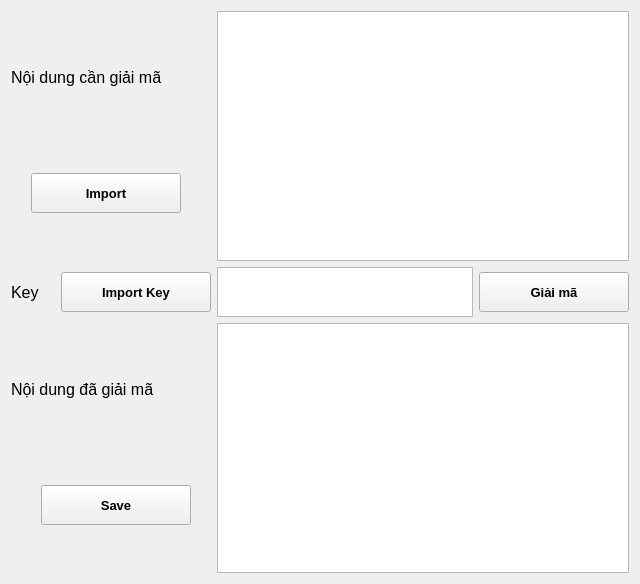
            <widget class="QWidget" name="GiaiMaCoKey">
             <layout class="QGridLayout" name="gridLayout_10">
              <item row="0" column="0">
               <layout class="QGridLayout" name="gridLayout_25">
                <property name="verticalSpacing">
                 <number>30</number>
                </property>
                <item row="0" column="0">
                 <widget class="QLabel" name="label_19">
                  <property name="minimumSize">
                   <size>
                    <width>200</width>
                    <height>40</height>
                   </size>
                  </property>
                  <property name="maximumSize">
                   <size>
                    <width>200</width>
                    <height>40</height>
                   </size>
                  </property>
                  <property name="font">
                   <font>
                    <pointsize>12</pointsize>
                   </font>
                  </property>
                  <property name="text">
                   <string>Nội dung cần giải mã</string>
                  </property>
                 </widget>
                </item>
                <item row="1" column="0">
                 <widget class="QWidget" name="widget_14" native="true">
                  <property name="minimumSize">
                   <size>
                    <width>200</width>
                    <height>40</height>
                   </size>
                  </property>
                  <property name="maximumSize">
                   <size>
                    <width>200</width>
                    <height>40</height>
                   </size>
                  </property>
                  <widget class="QPushButton" name="btn_Import_GM_K">
                   <property name="geometry">
                    <rect>
                     <x>20</x>
                     <y>0</y>
                     <width>150</width>
                     <height>40</height>
                    </rect>
                   </property>
                   <property name="minimumSize">
                    <size>
                     <width>150</width>
                     <height>40</height>
                    </size>
                   </property>
                   <property name="maximumSize">
                    <size>
                     <width>150</width>
                     <height>16777215</height>
                    </size>
                   </property>
                   <property name="font">
                    <font>
                     <pointsize>10</pointsize>
                     <weight>75</weight>
                     <bold>true</bold>
                    </font>
                   </property>
                   <property name="cursor">
                    <cursorShape>PointingHandCursor</cursorShape>
                   </property>
                   <property name="text">
                    <string>Import</string>
                   </property>
                   <property name="icon">
                    <iconset resource="resource.qrc">
                     <normaloff>:/icon/icon/icons8-import-file-64.png</normaloff>:/icon/icon/icons8-import-file-64.png</iconset>
                   </property>
                  </widget>
                 </widget>
                </item>
               </layout>
              </item>
              <item row="0" column="1">
               <widget class="QTextEdit" name="txt_Cyphertext_GM_K">
                <property name="minimumSize">
                 <size>
                  <width>400</width>
                  <height>250</height>
                 </size>
                </property>
                <property name="font">
                 <font>
                  <pointsize>9</pointsize>
                 </font>
                </property>
                <property name="placeholderText">
                 <string/>
                </property>
               </widget>
              </item>
              <item row="1" column="0">
               <layout class="QHBoxLayout" name="horizontalLayout_5">
                <property name="spacing">
                 <number>0</number>
                </property>
                <item>
                 <widget class="QLabel" name="label_20">
                  <property name="minimumSize">
                   <size>
                    <width>50</width>
                    <height>40</height>
                   </size>
                  </property>
                  <property name="maximumSize">
                   <size>
                    <width>200</width>
                    <height>40</height>
                   </size>
                  </property>
                  <property name="font">
                   <font>
                    <pointsize>12</pointsize>
                   </font>
                  </property>
                  <property name="text">
                   <string>Key</string>
                  </property>
                 </widget>
                </item>
                <item>
                 <widget class="QPushButton" name="btn_Import_GM_K_Key">
                  <property name="minimumSize">
                   <size>
                    <width>150</width>
                    <height>40</height>
                   </size>
                  </property>
                  <property name="maximumSize">
                   <size>
                    <width>150</width>
                    <height>16777215</height>
                   </size>
                  </property>
                  <property name="font">
                   <font>
                    <pointsize>10</pointsize>
                    <weight>75</weight>
                    <bold>true</bold>
                   </font>
                  </property>
                  <property name="cursor">
                   <cursorShape>PointingHandCursor</cursorShape>
                  </property>
                  <property name="text">
                   <string>Import Key</string>
                  </property>
                  <property name="icon">
                   <iconset resource="resource.qrc">
                    <normaloff>:/icon/icon/icons8-key-64.png</normaloff>:/icon/icon/icons8-key-64.png</iconset>
                  </property>
                 </widget>
                </item>
               </layout>
              </item>
              <item row="1" column="1">
               <layout class="QHBoxLayout" name="horizontalLayout_8">
                <item>
                 <widget class="QTextEdit" name="txt_Key_GM_K">
                  <property name="minimumSize">
                   <size>
                    <width>250</width>
                    <height>50</height>
                   </size>
                  </property>
                  <property name="maximumSize">
                   <size>
                    <width>16777215</width>
                    <height>50</height>
                   </size>
                  </property>
                  <property name="font">
                   <font>
                    <pointsize>9</pointsize>
                   </font>
                  </property>
                 </widget>
                </item>
                <item>
                 <widget class="QPushButton" name="btn_GM_K">
                  <property name="minimumSize">
                   <size>
                    <width>150</width>
                    <height>40</height>
                   </size>
                  </property>
                  <property name="maximumSize">
                   <size>
                    <width>150</width>
                    <height>16777215</height>
                   </size>
                  </property>
                  <property name="font">
                   <font>
                    <pointsize>10</pointsize>
                    <weight>75</weight>
                    <bold>true</bold>
                   </font>
                  </property>
                  <property name="cursor">
                   <cursorShape>PointingHandCursor</cursorShape>
                  </property>
                  <property name="text">
                   <string>Giải mã</string>
                  </property>
                 </widget>
                </item>
               </layout>
              </item>
              <item row="2" column="0">
               <layout class="QGridLayout" name="gridLayout_24">
                <property name="verticalSpacing">
                 <number>30</number>
                </property>
                <item row="0" column="0">
                 <widget class="QLabel" name="label_18">
                  <property name="minimumSize">
                   <size>
                    <width>200</width>
                    <height>40</height>
                   </size>
                  </property>
                  <property name="maximumSize">
                   <size>
                    <width>200</width>
                    <height>40</height>
                   </size>
                  </property>
                  <property name="font">
                   <font>
                    <pointsize>12</pointsize>
                   </font>
                  </property>
                  <property name="text">
                   <string>Nội dung đã giải mã</string>
                  </property>
                 </widget>
                </item>
                <item row="1" column="0">
                 <widget class="QWidget" name="widget_13" native="true">
                  <property name="minimumSize">
                   <size>
                    <width>200</width>
                    <height>40</height>
                   </size>
                  </property>
                  <property name="maximumSize">
                   <size>
                    <width>200</width>
                    <height>40</height>
                   </size>
                  </property>
                  <widget class="QPushButton" name="btn_Save_GM_K">
                   <property name="geometry">
                    <rect>
                     <x>30</x>
                     <y>0</y>
                     <width>150</width>
                     <height>40</height>
                    </rect>
                   </property>
                   <property name="minimumSize">
                    <size>
                     <width>150</width>
                     <height>40</height>
                    </size>
                   </property>
                   <property name="maximumSize">
                    <size>
                     <width>150</width>
                     <height>16777215</height>
                    </size>
                   </property>
                   <property name="font">
                    <font>
                     <pointsize>10</pointsize>
                     <weight>75</weight>
                     <bold>true</bold>
                    </font>
                   </property>
                   <property name="cursor">
                    <cursorShape>PointingHandCursor</cursorShape>
                   </property>
                   <property name="text">
                    <string>Save</string>
                   </property>
                   <property name="icon">
                    <iconset resource="resource.qrc">
                     <normaloff>:/icon/icon/icons8-save-50.png</normaloff>:/icon/icon/icons8-save-50.png</iconset>
                   </property>
                  </widget>
                 </widget>
                </item>
               </layout>
              </item>
              <item row="2" column="1">
               <widget class="QTextEdit" name="txt_PlainText_GM_K">
                <property name="minimumSize">
                 <size>
                  <width>400</width>
                  <height>250</height>
                 </size>
                </property>
                <property name="font">
                 <font>
                  <pointsize>9</pointsize>
                 </font>
                </property>
               </widget>
              </item>
             </layout>
            </widget>
